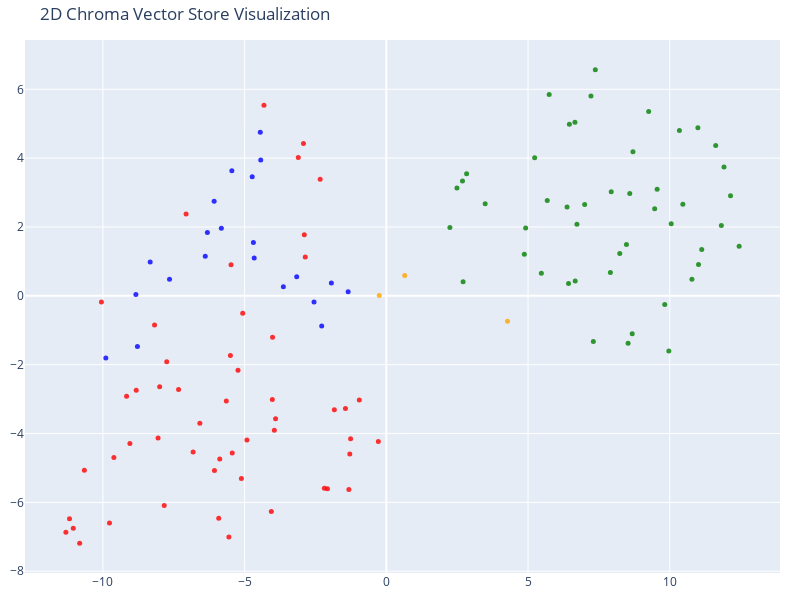

Notebook source saved alongside this figure:
### Code cell
# We humans find it easier to visalize things in 2D!
# Reduce the dimensionality of the vectors to 2D using t-SNE
# (t-distributed stochastic neighbor embedding)

tsne = TSNE(n_components=2, random_state=42)
reduced_vectors = tsne.fit_transform(vectors)

# Create the 2D scatter plot
fig = go.Figure(data=[go.Scatter(
    x=reduced_vectors[:, 0],
    y=reduced_vectors[:, 1],
    mode='markers',
    marker=dict(size=5, color=colors, opacity=0.8),
    text=[f"Type: {t}<br>Text: {d[:100]}..." for t, d in zip(doc_types, documents)],
    hoverinfo='text'
)])

fig.update_layout(
    title='2D Chroma Vector Store Visualization',
    scene=dict(xaxis_title='x',yaxis_title='y'),
    width=800,
    height=600,
    margin=dict(r=20, b=10, l=10, t=40)
)

fig.show()

### Figure 1 — Plotly figure (JSON) as saved in the notebook; plotly's stock layout.template omitted (floating-point values rounded to 4 significant figures)
{"data": [{"hoverinfo": "text", "marker": {"color": ["orange", "red", "green", "green", "green", "green", "green", "green", "blue", "green", "red", "green", "green", "blue", "blue", "blue", "green", "green", "green", "red", "red", "red", "red", "green", "red", "green", "blue", "blue", "green", "red", "blue", "green", "blue", "red", "green", "green", "orange", "red", "green", "red", "red", "blue", "blue", "red", "green", "red", "green", "red", "green", "red", "red", "green", "blue", "green", "green", "blue", "red", "red", "green", "red", "blue", "red", "blue", "green", "green", "green", "blue", "red", "red", "blue", "orange", "red", "green", "red", "red", "green", "red", "red", "blue", "green", "green", "green", "red", "red", "red", "red", "green", "red", "blue", "green", "red", "green", "green", "blue", "green", "blue", "green", "red", "green", "green", "green", "green", "red", "green", "red", "red", "red", "red", "red", "red", "red", "red", "red", "red", "red", "red", "red", "green", "blue", "green", "red", "red", "red"], "opacity": 0.8, "size": 5}, "mode": "markers", "text": ["Type: company<br>Text: # Careers at Insurellm\n\nInsurellm is hiring! We are looking for talented software engineers, data sc...", "Type: contracts<br>Text: # Contract with Belvedere Insurance for Markellm\n\n## Terms\nThis Contract (\"Agreement\") is made and e...", "Type: employees<br>Text: - **Engagement in Company Culture:** Regularly participates in team-building events and contributes ...", "Type: employees<br>Text: # HR Record\n\n# Emily Tran\n\n## Summary\n- **Date of Birth:** March 18, 1991  \n- **Job Title:** Digital...", "Type: employees<br>Text: - **2010 - 2013**: Business Analyst at Edge Analytics  \n  Prior to joining Innovate, Avery worked as...", "Type: employees<br>Text: ## Other HR Notes\n- **Professional Development**: Avery has actively participated in leadership trai...", "Type: employees<br>Text: - **Professional Development Goals**:  \n  - Emily Tran aims to become a Marketing Manager within the...", "Type: employees<br>Text: ## Annual Performance History\n- **2018**: **3/5** - Adaptable team player but still learning to take...", "Type: products<br>Text: - **Mobile Integration**: Carllm is designed to work seamlessly with mobile applications, providing ...", "Type: employees<br>Text: ## Annual Performance History\n- **2023:** Rating: 4.5/5  \n  *Samuel exceeded expectations, successfu...", "Type: contracts<br>Text: ## Renewal\n\n1. **Automatic Renewal**: This contract will automatically renew for successive 12-month...", "Type: employees<br>Text: ## Annual Performance History\n- **2020:** Exceeds Expectations  \n  Samantha Greene demonstrated exce...", "Type: employees<br>Text: # Samantha Greene\n\n## Summary\n- **Date of Birth:** October 14, 1990\n- **Job Title:** HR Generalist\n-...", "Type: products<br>Text: - **Professional Tier**: $2,500/month\n  - For medium-sized companies.\n  - All Basic Tier features pl...", "Type: products<br>Text: ### Seamless Integrations\nRellm's architecture is designed for effortless integration with existing ...", "Type: products<br>Text: Experience the future of reinsurance with Rellm, where innovation meets reliability. Let Insurellm h...", "Type: employees<br>Text: - **2022**: **Satisfactory**  \n  Avery focused on rebuilding team dynamics and addressing employee c...", "Type: employees<br>Text: - **January 2017 - May 2018**: Marketing Intern  \n  - Supported the Marketing team by collaborating ...", "Type: employees<br>Text: ## Other HR Notes\n- Alex Thomson is an active member of the Diversity and Inclusion committee at Ins...", "Type: contracts<br>Text: 3. **Training and Onboarding:**  \n   Insurellm agrees to provide one free training session on how to...", "Type: contracts<br>Text: ## Features\n1. **AI-Powered Matching**: Belvedere Insurance will benefit from Markellm's AI-powered ...", "Type: contracts<br>Text: # Contract with GreenValley Insurance for Homellm\n\n**Contract Date:** October 6, 2023  \n**Contract N...", "Type: contracts<br>Text: # Contract with Apex Reinsurance for Rellm: AI-Powered Enterprise Reinsurance Solution\n\n## Terms\n\n1....", "Type: employees<br>Text: ## Compensation History\n- **2020:** Base Salary: $80,000  \n- **2021:** Base Salary Increase to $90,0...", "Type: contracts<br>Text: # Contract with GreenField Holdings for Markellm\n\n**Effective Date:** November 15, 2023  \n**Contract...", "Type: employees<br>Text: ## Other HR Notes\n- Jordan K. Bishop has been an integral part of club initiatives, including the In...", "Type: products<br>Text: ### Q2 2025: Customer Experience Improvements\n- Launch of a new **mobile app** for end-users.\n- Intr...", "Type: products<br>Text: # Product Summary\n\n# Carllm\n\n## Summary\n\nCarllm is an innovative auto insurance product developed by...", "Type: employees<br>Text: - **2018**: **Exceeds Expectations**  \n  Under Avery’s pivoted vision, Insurellm launched two new su...", "Type: contracts<br>Text: ## Support\nInsurellm provides Stellar Insurance Co. with the following support services:\n\n- **24/7 T...", "Type: products<br>Text: ### Q3 2025\n- Initiate a comprehensive marketing campaign targeting both consumers and insurers to i...", "Type: employees<br>Text: ## Annual Performance History  \n- **2022** - Rated as \"Exceeds Expectations.\" Alex Thomson achieved ...", "Type: products<br>Text: ### 2. Dynamic Pricing Model\nWith Homellm's innovative dynamic pricing model, insurance providers ca...", "Type: contracts<br>Text: # Contract with TechDrive Insurance for Carllm\n\n**Contract Date:** October 1, 2024  \n**Contract Dura...", "Type: employees<br>Text: ## Compensation History\n- **2020:** Base Salary - $55,000  \n  The entry-level salary matched industr...", "Type: employees<br>Text: Emily Carter exemplifies the kind of talent that drives Insurellm's success and is an invaluable ass...", "Type: company<br>Text: # About Insurellm\n\nInsurellm was founded by Avery Lancaster in 2015 as an insurance tech startup des...", "Type: contracts<br>Text: 3. **Service Level Agreement (SLA):**  \n   Insurellm commits to a 99.9% uptime for the platform with...", "Type: employees<br>Text: - **2021**: *Exceeds Expectations*  \n  Maxine spearheaded the transition to a new data warehousing s...", "Type: contracts<br>Text: 1. **Customer Support**: Insurellm will provide EverGuard Insurance with 24/7 customer support, incl...", "Type: contracts<br>Text: ---\n\n## Renewal\n\n1. **Automatic Renewal**: This agreement will automatically renew for an additional...", "Type: products<br>Text: ### For Insurance Companies:\n- **Basic Listing Fee**: $199/month for a featured listing on the platf...", "Type: products<br>Text: # Product Summary\n\n# Rellm: AI-Powered Enterprise Reinsurance Solution\n\n## Summary\n\nRellm is an inno...", "Type: contracts<br>Text: 1. **Technical Support**: Provider shall offer dedicated technical support to the Client via phone, ...", "Type: employees<br>Text: # HR Record\n\n# Maxine Thompson\n\n## Summary\n- **Date of Birth:** January 15, 1991  \n- **Job Title:** ...", "Type: contracts<br>Text: # Contract with Pinnacle Insurance Co. for Homellm\n\n## Terms\nThis contract (\"Contract\") is entered i...", "Type: employees<br>Text: # HR Record\n\n# Samuel Trenton\n\n## Summary\n- **Date of Birth:** April 12, 1989  \n- **Job Title:** Sen...", "Type: contracts<br>Text: **Signatures:**  \n_________________________                           _________________________  \n**...", "Type: employees<br>Text: # Avery Lancaster\n\n## Summary\n- **Date of Birth**: March 15, 1985  \n- **Job Title**: Co-Founder & Ch...", "Type: contracts<br>Text: 4. **Confidentiality:** Both parties agree to maintain the confidentiality of proprietary informatio...", "Type: contracts<br>Text: ## Renewal\n\n1. **Automatic Renewal**: This Agreement will automatically renew for successive one-yea...", "Type: employees<br>Text: # HR Record\n\n# Jordan Blake\n\n## Summary\n- **Date of Birth:** March 15, 1993  \n- **Job Title:** Sales...", "Type: products<br>Text: - **Instant Quoting**: With Carllm, insurance companies can offer near-instant quotes to customers, ...", "Type: employees<br>Text: ## Insurellm Career Progression\n- **January 2017 - October 2018**: **Junior Data Engineer**  \n  * Ma...", "Type: employees<br>Text: ## Annual Performance History\n- **2021:** First year at Insurellm; achieved 90% of monthly targets. ...", "Type: products<br>Text: Join the growing number of organizations leveraging Rellm to enhance their reinsurance processes whi...", "Type: contracts<br>Text: ## Renewal\n\n1. **Automatic Renewal**: This contract shall automatically renew for additional one-yea...", "Type: contracts<br>Text: # Contract with Roadway Insurance Inc. for Carllm\n\n---\n\n## Terms\n\n1. **Agreement Effective Date**: T...", "Type: employees<br>Text: ## Annual Performance History  \n- **2021**:  \n  - **Performance Rating**: 4.5/5  \n  - **Key Achievem...", "Type: contracts<br>Text: ______________________________  \n[Name], [Title]  \nDate: ______________________\n\n**For Greenstone In...", "Type: products<br>Text: ### Regulatory Compliance Tools\nRellm includes built-in compliance tracking features to help organiz...", "Type: contracts<br>Text: 2. **Real-Time Quote Availability:**  \n   Consumers sourced via BrightWay Solutions will receive rea...", "Type: products<br>Text: - **Basic Tier:** Starting at $5,000/month for small insurers with basic integration features.\n- **S...", "Type: employees<br>Text: Alex Chen continues to be a vital asset at Insurellm, contributing significantly to innovative backe...", "Type: employees<br>Text: # HR Record\n\n# Oliver Spencer\n\n## Summary\n- **Date of Birth**: May 14, 1990  \n- **Job Title**: Backe...", "Type: employees<br>Text: # HR Record\n\n# Alex Thomson\n\n## Summary\n- **Date of Birth:** March 15, 1995  \n- **Job Title:** Sales...", "Type: products<br>Text: - **User-Friendly Interface**: Designed with user experience in mind, Markellm features an intuitive...", "Type: contracts<br>Text: ---\n\n## Features\n\n1. **Access to Core Features**: Roadway Insurance Inc. will have access to all Pro...", "Type: contracts<br>Text: ## Features\n1. **AI-Powered Matching**: Access to advanced algorithms that connect GreenField Holdin...", "Type: products<br>Text: # Product Summary\n\n# Markellm\n\n## Summary\n\nMarkellm is an innovative two-sided marketplace designed ...", "Type: company<br>Text: # Overview of Insurellm\n\nInsurellm is an innovative insurance tech firm with 200 employees across th...", "Type: contracts<br>Text: ## Support\n\n1. **Customer Support**: Insurellm will provide 24/7 customer support to TechDrive Insur...", "Type: employees<br>Text: ## Compensation History\n- **March 2018**: Initial salary of $80,000.\n- **July 2019**: Salary increas...", "Type: contracts<br>Text: ## Renewal\n1. **Automatic Renewal**: This contract will automatically renew for sequential one-year ...", "Type: contracts<br>Text: ## Support\n1. **Technical Support**: Technical support will be available from 9 AM to 7 PM EST, Mond...", "Type: employees<br>Text: ## Annual Performance History\n- **2019:** Exceeds Expectations - Continuously delivered high-quality...", "Type: contracts<br>Text: ---\n\n**Signatures**  \n**For Insurellm**: __________________________  \n**Name**: John Smith  \n**Title...", "Type: contracts<br>Text: ## Renewal\n1. **Renewal Terms**: At the end of the initial term, this Contract shall automatically r...", "Type: products<br>Text: # Product Summary\n\n# Homellm\n\n## Summary\nHomellm is an innovative home insurance product developed b...", "Type: employees<br>Text: # HR Record\n\n# Jordan K. Bishop\n\n## Summary\n- **Date of Birth:** March 15, 1990\n- **Job Title:** Fro...", "Type: employees<br>Text: ## Annual Performance History\n- **2020:**  \n  - Completed onboarding successfully.  \n  - Met expecta...", "Type: employees<br>Text: # HR Record\n\n# Alex Harper\n\n## Summary\n- **Date of Birth**: March 15, 1993  \n- **Job Title**: Sales ...", "Type: contracts<br>Text: ## Features\nStellar Insurance Co. will receive access to the following features of the Rellm product...", "Type: contracts<br>Text: ### Termination\nEither party may terminate this agreement with a **30-day written notice**. In the e...", "Type: contracts<br>Text: 1. **Core Functionality**: Rellm provides EverGuard Insurance with advanced AI-driven analytics, sea...", "Type: contracts<br>Text: 1. **AI-Powered Risk Assessment:** Access to advanced AI algorithms for real-time risk evaluations.\n...", "Type: employees<br>Text: ## Other HR Notes\n- Jordan has shown an interest in continuing education, actively participating in ...", "Type: contracts<br>Text: ---\n\n## Features\n\n- **AI-Powered Risk Assessment**: Customer will have access to enhanced risk evalu...", "Type: products<br>Text: All tiers include a comprehensive training program and ongoing updates to ensure optimal performance...", "Type: employees<br>Text: ## Compensation History\n- **2023:** Base Salary: $115,000 + Bonus: $15,000  \n  *Annual bonus based o...", "Type: contracts<br>Text: ## Renewal\n1. **Renewal Terms**: This Agreement may be renewed for additional one-year terms upon mu...", "Type: employees<br>Text: - **2017-2019:** Marketing Intern  \n  - Assisted with market research and campaign development for s...", "Type: employees<br>Text: - **2023:** Base Salary - $70,000  \n  Recognized for substantial improvement in employee relations m...", "Type: products<br>Text: With Homellm, Insurellm is committed to transforming the landscape of home insurance, ensuring both ...", "Type: employees<br>Text: ## Annual Performance History\n- **2017**: *Meets Expectations*  \n  Maxine showed potential in her ro...", "Type: products<br>Text: ### 5. Multi-Channel Integration\nHomellm seamlessly integrates into existing insurance platforms, pr...", "Type: employees<br>Text: - **2021**:  \n  - Performance Rating: Meets Expectations  \n  - Key Achievements: Contributed to the ...", "Type: contracts<br>Text: 4. **Usage Rights**: EverGuard Insurance is granted a non-exclusive, non-transferable license to acc...", "Type: employees<br>Text: # HR Record\n\n# Alex Chen\n\n## Summary\n- **Date of Birth:** March 15, 1990  \n- **Job Title:** Backend ...", "Type: employees<br>Text: - **2022**:  \n  - **Base Salary**: $65,000 (Promotion to Senior SDR)  \n  - **Bonus**: $13,000 (20% o...", "Type: employees<br>Text: ## Compensation History\n- **June 2018:** Starting Salary - $85,000\n- **June 2019:** Salary Increase ...", "Type: employees<br>Text: ## Compensation History\n- **2017**: $70,000 (Junior Data Engineer)  \n- **2018**: $75,000 (Junior Dat...", "Type: contracts<br>Text: **Insurellm, Inc.**  \n_____________________________  \nAuthorized Signature   \nDate: ________________...", "Type: employees<br>Text: ## Compensation History\n- **2015**: $150,000 base salary + Significant equity stake  \n- **2016**: $1...", "Type: contracts<br>Text: - **Customer Portal**: A dedicated portal will be provided, allowing the Customer's clients to manag...", "Type: contracts<br>Text: # Contract with Greenstone Insurance for Homellm\n\n---\n\n## Terms\n\n1. **Parties**: This Contract (\"Agr...", "Type: contracts<br>Text: # Contract with EverGuard Insurance for Rellm: AI-Powered Enterprise Reinsurance Solution\n\n**Contrac...", "Type: contracts<br>Text: # Contract with Stellar Insurance Co. for Rellm\n\n## Terms\nThis contract is made between **Insurellm*...", "Type: contracts<br>Text: ## Features\n1. **AI-Powered Risk Assessment**: Utilized for tailored underwriting decisions specific...", "Type: contracts<br>Text: ## Support\n\n1. **Customer Support**: Velocity Auto Solutions will have access to Insurellm’s custome...", "Type: contracts<br>Text: ## Support\n1. **Customer Support Access**: The Client will have access to dedicated support through ...", "Type: contracts<br>Text: **TechDrive Insurance Representative:**  \nName: Sarah Johnson  \nTitle: Operations Director  \nDate: _...", "Type: contracts<br>Text: ## Support\n1. **Technical Support**: Insurellm shall provide 24/7 technical support via an email and...", "Type: contracts<br>Text: 4. **Payment Terms**: \n   - The Customer shall pay an amount of $10,000 per month for the Standard T...", "Type: contracts<br>Text: 2. **Seamless Integrations**: The architecture of Rellm allows for easy integration with existing sy...", "Type: contracts<br>Text: **Belvedere Insurance**  \nSignature: ______________________  \nName: [Authorized Signatory]  \nTitle: ...", "Type: contracts<br>Text: # Contract with BrightWay Solutions for Markellm\n\n**Contract Date:** October 5, 2023  \n**Contract ID...", "Type: employees<br>Text: ## Compensation History\n| Year | Base Salary | Bonus         | Total Compensation |\n|------|--------...", "Type: products<br>Text: - **Customer Support**: Our dedicated support team is always available to assist both consumers and ...", "Type: employees<br>Text: # HR Record\n\n# Emily Carter\n\n## Summary\n- **Date of Birth:** August 12, 1990  \n- **Job Title:** Acco...", "Type: contracts<br>Text: 3. **Regular Updates:** Insurellm will offer ongoing updates and enhancements to the Homellm platfor...", "Type: contracts<br>Text: ---\n\n## Support\n\n1. **Technical Support**: Roadway Insurance Inc. will receive priority technical su...", "Type: contracts<br>Text: # Contract with Velocity Auto Solutions for Carllm\n\n**Contract Date:** October 1, 2023  \n**Contract ..."], "type": "scatter", "x": [4.276, -5.234, 5.233, 6.458, 2.492, 3.487, 7.22, 8.472, -4.69, 10.05, -1.321, 10.99, 11.62, -4.662, -8.836, -9.897, 2.687, 6.655, 5.677, -5.114, -5.067, -3.908, -9.165, 11.02, -5.646, 4.869, -5.821, -6.389, 2.832, -8.053, -6.076, 10.46, -3.163, -1.261, 12.14, 7.374, 0.6488, -2.334, 8.53, -7.33, -10.82, -4.447, -7.65, -6.818, 9.968, -7.837, 7.304, -5.555, 2.243, -4.023, -10.65, 6.725, -6.314, 8.675, 9.555, -8.332, -1.289, -0.2819, 8.589, -4.058, -8.782, -3.107, -2.281, 2.708, 6.428, 6.376, -4.732, -5.479, -7.065, -5.45, -0.2492, -1.834, 10.78, -11.18, -6.065, 8.236, -6.579, -11.05, -3.633, 5.47, 7.906, 6.998, -8.178, -9.613, -7.748, -4.014, 4.916, -2.86, -2.551, 11.13, -11.31, 5.746, 11.92, -1.348, 10.34, -1.939, 8.702, -7.998, 6.664, 9.468, 12.45, 9.823, -5.913, 11.82, -5.437, -3.951, -8.825, -9.048, -2.895, -2.186, -4.317, -1.442, -5.877, -9.768, -10.05, -5.501, -2.924, 9.256, -4.431, 7.936, -4.918, -0.9535, -2.077], "y": [-0.7384, -2.164, 4.015, 4.984, 3.13, 2.677, 5.807, 1.491, 1.552, 2.091, -5.623, 4.885, 4.37, 1.103, 0.03907, -1.803, 3.338, 5.041, 2.771, -5.306, -0.5065, -3.569, -2.917, 0.9136, -3.052, 1.208, 1.961, 1.148, 3.55, -4.128, 2.75, 2.663, 0.5561, -4.151, 2.905, 6.567, 0.5894, 3.386, -1.378, -2.72, -7.187, 4.753, 0.4815, -4.539, -1.604, -6.087, -1.326, -7.008, 1.985, -3.009, -5.065, 2.078, 1.841, -1.102, 3.093, 0.9813, -4.593, -4.23, 2.976, -6.268, -1.474, 4.016, -0.8779, 0.4077, 0.3604, 2.584, 3.459, 0.9065, 2.377, 3.633, 0.009771, -3.306, 0.4806, -6.479, -5.071, 1.229, -3.699, -6.751, 0.263, 0.6541, 0.6797, 2.654, -0.8459, -4.693, -1.911, -1.204, 1.968, 1.127, -0.1767, 1.346, -6.869, 5.85, 3.741, 0.1167, 4.802, 0.3705, 4.183, -2.64, 0.4276, 2.53, 1.442, -0.2522, -6.459, 2.045, -4.563, -3.901, -2.745, -4.286, 1.775, -5.59, 5.539, -3.27, -4.737, -6.597, -0.1759, -1.735, 4.426, 5.354, 3.948, 3.025, -4.186, -3.027, -5.604]}], "layout": {"height": 600, "margin": {"b": 10, "l": 10, "r": 20, "t": 40}, "scene": {"xaxis": {"title": {"text": "x"}}, "yaxis": {"title": {"text": "y"}}}, "title": {"text": "2D Chroma Vector Store Visualization"}, "width": 800}}
